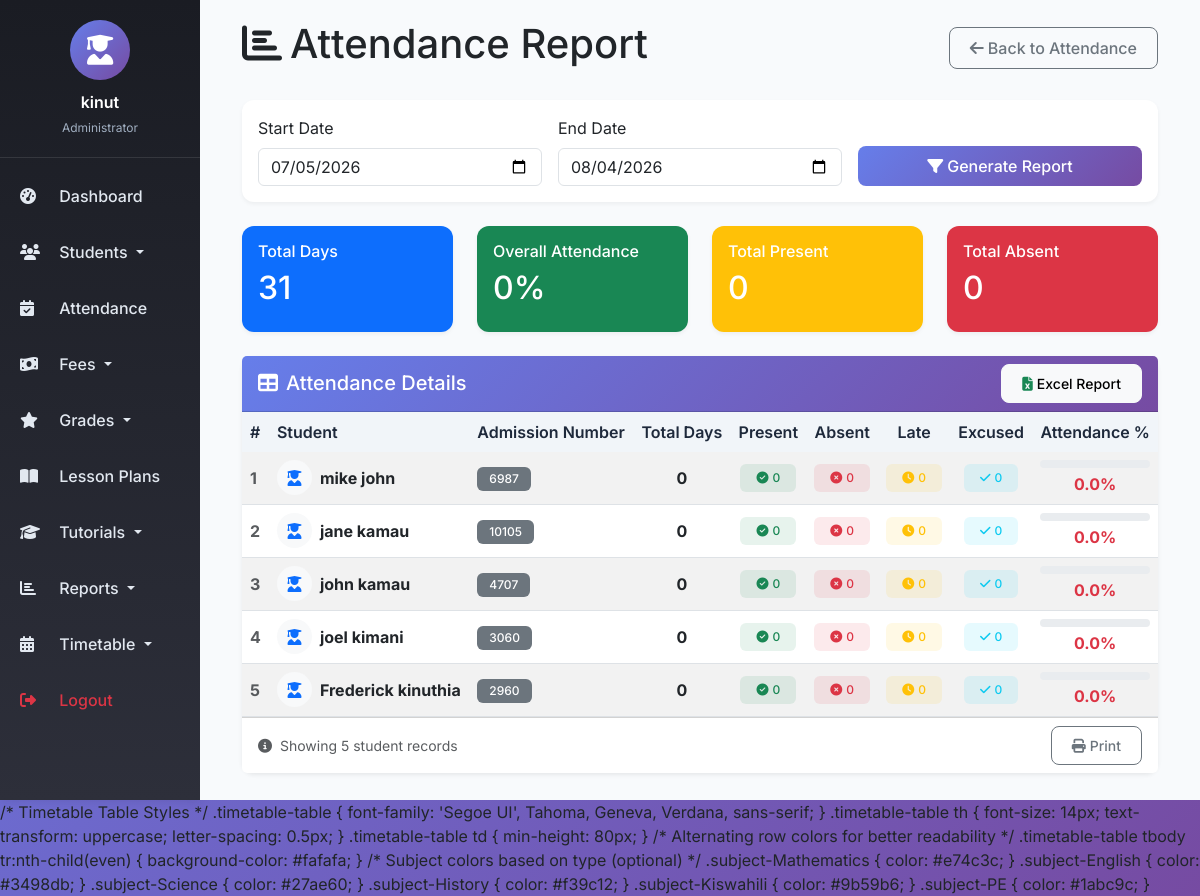
The app's page /attendance/report/ (signed in) with its own data.
### management/models.py (models this page shows, shortened)
class Student(models.Model):
    GENDER_CHOICES = [
        ('Male', 'Male'),
        ('Female', 'Female'),
        ('Other', 'Other'),
    ]
    user = models.OneToOneField(User, on_delete=models.CASCADE, null=True, blank=True)
    Admission_Number = models.CharField(max_length=20, unique=True)
    First_Name = models.CharField(max_length=50)
    Last_Name = models.CharField(max_length=50)
    date_of_birth = models.DateField()
    Gender = models.CharField(max_length=10, choices=GENDER_CHOICES)
    Address = models.TextField()
    Contact_Number = models.CharField(max_length=15)
    Parent_Guardian_Name = models.CharField(max_length=100)
    Parent_Guardian_Contact = models.CharField(max_length=15)
    Parent_Guardian_Email = models.EmailField()
    Enrollment_Date = models.DateField()
    Photo = models.ImageField(upload_to='student_photos/', null=True, blank=True)
    is_active = models.BooleanField(default=True)
    created_at = models.DateTimeField(auto_now_add=True)
    updated_at = models.DateTimeField(auto_now=True)
    class Meta:
        ordering = ['Last_Name', 'First_Name']

### management/views.py (the view)
# urls.py: path('attendance/report/', views.attendance_report, name='attendance_report'),
@login_required
def attendance_report(request):
    from datetime import datetime, date, timedelta
    from django.db.models import Count, Q
    start_date_str = request.GET.get('start_date')
    end_date_str = request.GET.get('end_date')
    if not start_date_str:
        start_date = date.today() - timedelta(days=30)
    else:
        try:
            start_date = datetime.strptime(start_date_str, '%Y-%m-%d').date()
        except ValueError:
            start_date = date.today() - timedelta(days=30)
    if not end_date_str:
        end_date = date.today()
    else:
        try:
            end_date = datetime.strptime(end_date_str, '%Y-%m-%d').date()
        except ValueError:
            end_date = date.today()
    total_days_in_range = (end_date - start_date).days + 1
    students = Student.objects.filter(is_active=True)
    attendance_records = Attendance.objects.filter(
        attendance_date__range=[start_date, end_date]
    )
    attendance_data = []
    total_present_all = 0
    total_absent_all = 0
    total_late_all = 0
    total_excused_all = 0
    for student in students:
        student_records = attendance_records.filter(student=student)
        total_days = student_records.count()
        present_days = student_records.filter(status='Present').count()
        absent_days = student_records.filter(status='Absent').count()
        late_days = student_records.filter(status='Late').count()
        excused_days = student_records.filter(status='Excused').count()
        if total_days > 0:
            attendance_percentage = round((present_days / total_days) * 100, 1)
        else:
            attendance_percentage = 0
        attendance_data.append({
            'student_first_name': student.First_Name,
            'student_last_name': student.Last_Name,
            'student_admission_number': student.Admission_Number,
            'total_days': total_days,
            'present_days': present_days,
            'absent_days': absent_days,
            'late_days': late_days,
            'excused_days': excused_days,
            'attendance_percentage': attendance_percentage,
        })
        total_present_all += present_days
        total_absent_all += absent_days
        total_late_all += late_days
        total_excused_all += excused_days
    total_present_absent = total_present_all + total_absent_all
    if total_present_absent > 0:
        overall_attendance = round((total_present_all / total_present_absent) * 100, 1)
    else:
        overall_attendance = 0
    context = {
        'attendance_data': attendance_data,
        'start_date': start_date,
        'end_date': end_date,
        'total_days': total_days_in_range,
        'overall_attendance': overall_attendance,
        'total_present': total_present_all,
        'total_absent': total_absent_all,
        'total_late': total_late_all,
        'total_excused': total_excused_all,
    }
    return render(request, 'management/attendance_report.html', context)

### management/templates/management/attendance_report.html (shortened to what this page needs)
{% extends 'base.html' %}
{% load static %}
{% block content %}
<div class="container-fluid">
    <div class="d-flex justify-content-between align-items-center mb-4">
        <h1><i class="fas fa-chart-bar me-2"></i>Attendance Report</h1>
        <a href="{% url 'attendance_list' %}" class="btn btn-outline-secondary">
            <i class="fas fa-arrow-left me-1"></i>Back to Attendance
        </a>
    </div>
    <div class="card mb-4">
        <div class="card-body">
            <form method="get" class="row g-3">
                <div class="col-md-4">
                    <label for="start_date" class="form-label">Start Date</label>
                    <input type="date" name="start_date" id="start_date" class="form-control"
                           value="{{ start_date|date:'Y-m-d' }}">
                </div>
                <div class="col-md-4">
                    <label for="end_date" class="form-label">End Date</label>
                    <input type="date" name="end_date" id="end_date" class="form-control"
                           value="{{ end_date|date:'Y-m-d' }}">
                </div>
                <div class="col-md-4 d-flex align-items-end">
                    <button type="submit" class="btn btn-primary w-100">
                        <i class="fas fa-filter me-1"></i>Generate Report
                    </button>
                </div>
            </form>
        </div>
    </div>
    <div class="row mb-4">
        <div class="col-md-3">
            <div class="card text-white bg-primary">
                <div class="card-body">
                    <h6 class="card-title">Total Days</h6>
                    <h2>{{ total_days|default:0 }}</h2>
                </div>
            </div>
        </div>
        <div class="col-md-3">
            <div class="card text-white bg-success">
                <div class="card-body">
                    <h6 class="card-title">Overall Attendance</h6>
                    <h2>{{ overall_attendance|default:0 }}%</h2>
                </div>
            </div>
        </div>
        <div class="col-md-3">
            <div class="card text-white bg-warning">
                <div class="card-body">
                    <h6 class="card-title">Total Present</h6>
                    <h2>{{ total_present|default:0 }}</h2>
                </div>
            </div>
        </div>
        <div class="col-md-3">
            <div class="card text-white bg-danger">
                <div class="card-body">
                    <h6 class="card-title">Total Absent</h6>
                    <h2>{{ total_absent|default:0 }}</h2>
                </div>
            </div>
        </div>
    </div>
<div class="card shadow-sm border-0">
    <div class="card-header bg-gradient-primary text-white d-flex justify-content-between align-items-center" style="background: linear-gradient(135deg, #667eea 0%, #764ba2 100%);">
        <h5 class="mb-0"><i class="fas fa-table me-2"></i>Attendance Details</h5>
        <div class="btn-group">
            <a href="{% url 'export_attendance_report_excel' %}?start_date={{ start_date|date:'Y-m-d' }}&end_date={{ end_date|date:'Y-m-d' }}"
               class="btn btn-sm btn-light">
                <i class="fas fa-file-excel me-1 text-success"></i>Excel Report
            </a>
        </div>
    </div>
    <div class="card-body p-0">
        <div class="table-responsive">
            <table class="table table-hover table-striped mb-0">
                <thead class="table-dark">
                    <tr style="background: linear-gradient(135deg, #2c3e50 0%, #1a252f 100%);">
                        <th class="border-0">#</th>
                        <th class="border-0">Student</th>
                        <th class="border-0">Admission Number</th>
                        <th class="border-0 text-center">Total Days</th>
                        <th class="border-0 text-center">Present</th>
                        <th class="border-0 text-center">Absent</th>
                        <th class="border-0 text-center">Late</th>
                        <th class="border-0 text-center">Excused</th>
                        <th class="border-0 text-center">Attendance %</th>
                    </tr>
                </thead>
                <tbody>
                    {% for data in attendance_data %}
                    <tr>
                        <td class="fw-bold text-muted">{{ forloop.counter }}</td>
                        <td>
                            <div class="d-flex align-items-center">
                                <div class="avatar-sm bg-light rounded-circle me-2 d-flex align-items-center justify-content-center" style="width: 35px; height: 35px;">
                                    <i class="fas fa-user-graduate text-primary"></i>
                                </div>
                                <div>
                                    <strong>{{ data.student_first_name }} {{ data.student_last_name }}</strong>
                                </div>
                            </div>
                        </td>
                        <td><span class="badge bg-secondary">{{ data.student_admission_number }}</span></td>
                        <td class="text-center fw-bold">{{ data.total_days }}</td>
                        <td class="text-center">
                            <span class="badge bg-success bg-opacity-10 text-success px-3 py-2">
                                <i class="fas fa-check-circle me-1"></i>{{ data.present_days }}
                            </span>
                        </td>
                        <td class="text-center">
                            <span class="badge bg-danger bg-opacity-10 text-danger px-3 py-2">
                                <i class="fas fa-times-circle me-1"></i>{{ data.absent_days }}
                            </span>
                        </td>
                        <td class="text-center">
                            <span class="badge bg-warning bg-opacity-10 text-warning px-3 py-2">
                                <i class="fas fa-clock me-1"></i>{{ data.late_days }}
                            </span>
                        </td>
                        <td class="text-center">
                            <span class="badge bg-info bg-opacity-10 text-info px-3 py-2">
                                <i class="fas fa-check me-1"></i>{{ data.excused_days }}
                            </span>
                        </td>
                        <td class="text-center">
                            <div class="d-flex flex-column align-items-center">
                                <div class="progress w-100 mb-1" style="height: 8px;">
                                </div>
                                <span class="fw-bold
                                    {% if data.attendance_percentage >= 80 %}text-success
                                    {% elif data.attendance_percentage >= 60 %}text-info
                                    {% elif data.attendance_percentage >= 40 %}text-warning
                                    {% else %}text-danger{% endif %}">
                                    {{ data.attendance_percentage|floatformat:1 }}%
                                </span>
                            </div>
                        </td>
                    </tr>
                    {% endfor %}
                </tbody>
            </table>
        </div>
    </div>
    <div class="card-footer bg-white">
        <div class="row align-items-center">
            <div class="col-md-6">
                <small class="text-muted">
                    <i class="fas fa-info-circle me-1"></i>
                    Showing {{ attendance_data|length }} student records
                </small>
            </div>
            <div class="col-md-6 text-end">
                <div class="btn-group btn-group-sm">
                    <button type="button" class="btn btn-outline-secondary" onclick="window.print()">
                        <i class="fas fa-print me-1"></i>Print
                    </button>
                </div>
            </div>
        </div>
    </div>
</div>
{% endblock %}

### templates/base.html (shortened to what this page needs)
<!DOCTYPE html>
<html lang="en">
<head>
    <link href="https://cdn.jsdelivr.net/npm/bootstrap@5.3.0/dist/css/bootstrap.min.css" rel="stylesheet" />
    <link rel="stylesheet" href="https://cdnjs.cloudflare.com/ajax/libs/font-awesome/6.4.0/css/all.min.css" />
</head>
<body>
    <div class="container-fluid p-0">
        <div class="row g-0">
            <div class="col-md-2 sidebar d-none d-md-block">
                <div class="user-info">
                    <div class="user-avatar">
                        <i class="fas fa-user-graduate"></i>
                    </div>
                    <div class="user-name">{{ user.get_full_name|default:user.username }}</div>
                    <div class="user-role">
                        {% if user.is_superuser %}
                            Administrator
                        {% elif user.groups.all %}
                            {{ user.groups.first.name }}
                        {% else %}
                            Staff
                        {% endif %}
                    </div>
                </div>
                <nav class="nav flex-column">
                    <a class="nav-link" href="{% url 'dashboard' %}">
                        <i class="fas fa-tachometer-alt"></i> Dashboard
                    </a>
                    <li class="nav-item dropdown">
                        <a class="nav-link dropdown-toggle" href="#" role="button" data-bs-toggle="dropdown">
                            <i class="fas fa-users"></i> Students
                        </a>
                    </li>
                    <a class="nav-link" href="{% url 'attendance_list' %}">
                        <i class="fas fa-calendar-check"></i> Attendance
                    </a>
                    <li class="nav-item dropdown">
                        <a class="nav-link dropdown-toggle" href="#" role="button" data-bs-toggle="dropdown">
                            <i class="fas fa-money-bill-wave"></i> Fees
                        </a>
                    </li>
                    <li class="nav-item dropdown">
                        <a class="nav-link dropdown-toggle" href="#" role="button" data-bs-toggle="dropdown">
                            <i class="fas fa-star"></i> Grades
                        </a>
                    </li>
                    <a class="nav-link" href="{% url 'lesson_plan_list' %}">
                        <i class="fas fa-book-open"></i> Lesson Plans
                    </a>
                    <li class="nav-item dropdown">
                        <a class="nav-link dropdown-toggle" href="#" role="button" data-bs-toggle="dropdown">
                            <i class="fas fa-graduation-cap"></i> Tutorials
                        </a>
                    </li>
                    <li class="nav-item dropdown">
                        <a class="nav-link dropdown-toggle" href="#" role="button" data-bs-toggle="dropdown">
                            <i class="fas fa-chart-bar"></i> Reports
                        </a>
                    </li>
                    <li class="nav-item dropdown">
    <a class="nav-link dropdown-toggle" href="#" role="button" data-bs-toggle="dropdown">
        <i class="fas fa-calendar-alt"></i> Timetable
    </a>
</li>
                    <a class="nav-link text-danger" href="{% url 'logout' %}">
                        <i class="fas fa-sign-out-alt"></i> Logout
                    </a>
                </nav>
            </div>
            <div class="col-md-10 main-content">
                {% block content %}
                {% endblock %}
            </div>
        </div>
    </div>
    /* Timetable Table Styles */
.timetable-table {
    font-family: 'Segoe UI', Tahoma, Geneva, Verdana, sans-serif;
}
.timetable-table th {
    font-size: 14px;
    text-transform: uppercase;
    letter-spacing: 0.5px;
}
.timetable-table td {
    min-height: 80px;
}
/* Alternating row colors for better readability */
.timetable-table tbody tr:nth-child(even) {
    background-color: #fafafa;
}
/* Subject colors based on type (optional) */
.subject-Mathematics { color: #e74c3c; }
.subject-English { color: #3498db; }
.subject-Science { color: #27ae60; }
.subject-History { color: #f39c12; }
.subject-Kiswahili { color: #9b59b6; }
.subject-PE { color: #1abc9c; }
</body>
</html>

### records on screen
Student: student_first_name "mike", student_last_name "john", student_admission_number "6987"
Student: student_first_name "jane", student_last_name "kamau", student_admission_number "10105"
Student: student_first_name "john", student_last_name "kamau", student_admission_number "4707"
Student: student_first_name "joel", student_last_name "kimani", student_admission_number "3060"
Student: student_first_name "Frederick", student_last_name "kinuthia", student_admission_number "2960"

### other values on screen
{{ user.get_full_name|default:user.username }} "kinut"
{{ total_days|default:0 }} "31"
{{ overall_attendance|default:0 }} "0"
{{ total_present|default:0 }} "0"
{{ total_absent|default:0 }} "0"
{{ data.total_days }} "0" "0" "0" "0" "0"
{{ data.present_days }} "0" "0" "0" "0" "0"
{{ data.absent_days }} "0" "0" "0" "0" "0"
{{ data.late_days }} "0" "0" "0" "0" "0"
{{ data.excused_days }} "0" "0" "0" "0" "0"
{{ data.attendance_percentage|floatformat:1 }} "0.0" "0.0" "0.0" "0.0" "0.0"
{{ attendance_data|length }} "5"
